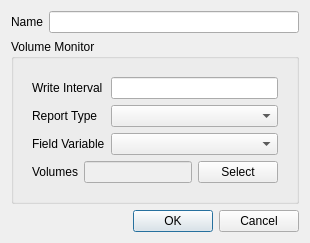
<?xml version="1.0" encoding="UTF-8"?>
<ui version="4.0">
 <class>VolumeDialog</class>
 <widget class="QDialog" name="VolumeDialog">
  <property name="geometry">
   <rect>
    <x>0</x>
    <y>0</y>
    <width>310</width>
    <height>238</height>
   </rect>
  </property>
  <property name="windowTitle">
   <string>Volume Monitor</string>
  </property>
  <layout class="QVBoxLayout" name="verticalLayout">
   <item>
    <widget class="QWidget" name="nameWidget" native="true">
     <layout class="QFormLayout" name="formLayout_8">
      <property name="leftMargin">
       <number>0</number>
      </property>
      <property name="topMargin">
       <number>0</number>
      </property>
      <property name="rightMargin">
       <number>0</number>
      </property>
      <property name="bottomMargin">
       <number>0</number>
      </property>
      <item row="0" column="0">
       <widget class="QLabel" name="label_1">
        <property name="text">
         <string>Name</string>
        </property>
       </widget>
      </item>
      <item row="0" column="1">
       <widget class="QLineEdit" name="name"/>
      </item>
     </layout>
    </widget>
   </item>
   <item>
    <widget class="QGroupBox" name="groupBox">
     <property name="title">
      <string>Volume Monitor</string>
     </property>
     <layout class="QVBoxLayout" name="verticalLayout_2">
      <item>
       <widget class="QWidget" name="properties" native="true">
        <layout class="QFormLayout" name="formLayout">
         <property name="bottomMargin">
          <number>0</number>
         </property>
         <item row="0" column="0">
          <widget class="QLabel" name="label_5">
           <property name="text">
            <string>Write Interval</string>
           </property>
          </widget>
         </item>
         <item row="0" column="1">
          <widget class="QLineEdit" name="writeInterval">
           <property name="text">
            <string/>
           </property>
          </widget>
         </item>
         <item row="1" column="0">
          <widget class="QLabel" name="label">
           <property name="text">
            <string>Report Type</string>
           </property>
          </widget>
         </item>
         <item row="1" column="1">
          <widget class="QComboBox" name="reportType"/>
         </item>
         <item row="2" column="0">
          <widget class="QLabel" name="label_2">
           <property name="text">
            <string>Field Variable</string>
           </property>
          </widget>
         </item>
         <item row="2" column="1">
          <widget class="QComboBox" name="fieldVariable"/>
         </item>
        </layout>
       </widget>
      </item>
      <item>
       <widget class="QWidget" name="widget" native="true">
        <layout class="QHBoxLayout" name="horizontalLayout_2">
         <property name="leftMargin">
          <number>9</number>
         </property>
         <property name="topMargin">
          <number>0</number>
         </property>
         <property name="rightMargin">
          <number>9</number>
         </property>
         <property name="bottomMargin">
          <number>9</number>
         </property>
         <item>
          <widget class="QLabel" name="label_3">
           <property name="text">
            <string>Volumes</string>
           </property>
          </widget>
         </item>
         <item>
          <widget class="QLineEdit" name="volume">
           <property name="enabled">
            <bool>false</bool>
           </property>
          </widget>
         </item>
         <item>
          <widget class="QPushButton" name="select">
           <property name="text">
            <string>Select</string>
           </property>
          </widget>
         </item>
        </layout>
       </widget>
      </item>
     </layout>
    </widget>
   </item>
   <item>
    <widget class="QDialogButtonBox" name="buttonBox">
     <property name="orientation">
      <enum>Qt::Horizontal</enum>
     </property>
     <property name="standardButtons">
      <set>QDialogButtonBox::Cancel|QDialogButtonBox::Ok</set>
     </property>
    </widget>
   </item>
  </layout>
 </widget>
 <resources/>
 <connections>
  <connection>
   <sender>buttonBox</sender>
   <signal>accepted()</signal>
   <receiver>VolumeDialog</receiver>
   <slot>accept()</slot>
   <hints>
    <hint type="sourcelabel">
     <x>248</x>
     <y>254</y>
    </hint>
    <hint type="destinationlabel">
     <x>157</x>
     <y>274</y>
    </hint>
   </hints>
  </connection>
  <connection>
   <sender>buttonBox</sender>
   <signal>rejected()</signal>
   <receiver>VolumeDialog</receiver>
   <slot>reject()</slot>
   <hints>
    <hint type="sourcelabel">
     <x>316</x>
     <y>260</y>
    </hint>
    <hint type="destinationlabel">
     <x>286</x>
     <y>274</y>
    </hint>
   </hints>
  </connection>
 </connections>
</ui>
